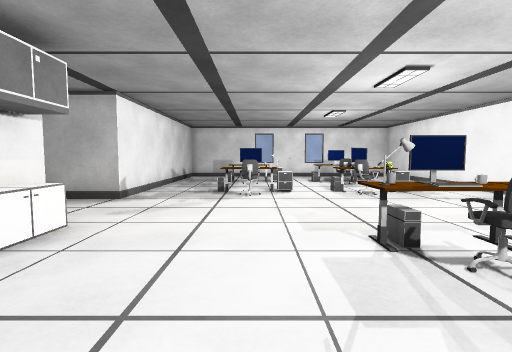
[1] (above)

15 first-person views from a walk through a 3-D level made in the Unity game engine. The camera is 1.2 m above the floor, tilts 4° down and sees 85° across. The floor is counted in squares, 1 m on a side. Each view is taken from the middle of a square. On the plan, view 1 faces up. The plan holds only what a view shows up to about 13 squares ahead; the rest is blank. The place goes on beyond the plan. The player is left out.

[2]
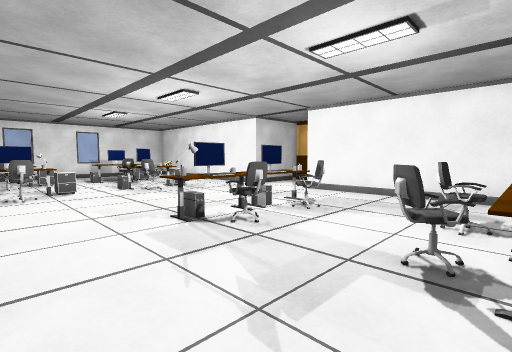

[3]
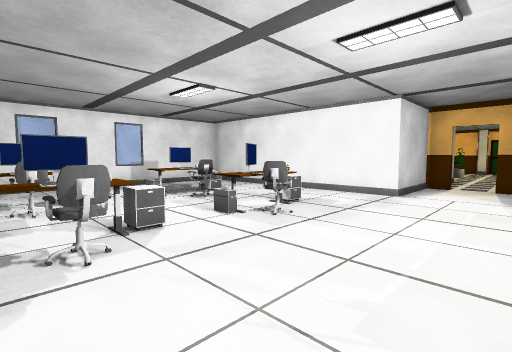

[4]
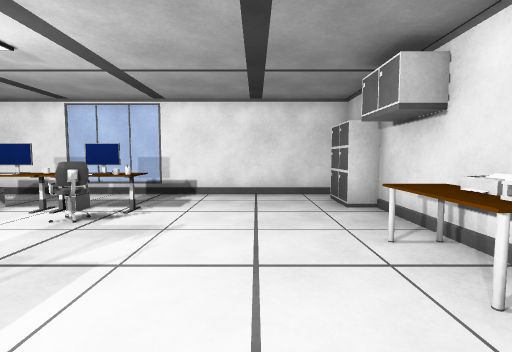

[5]
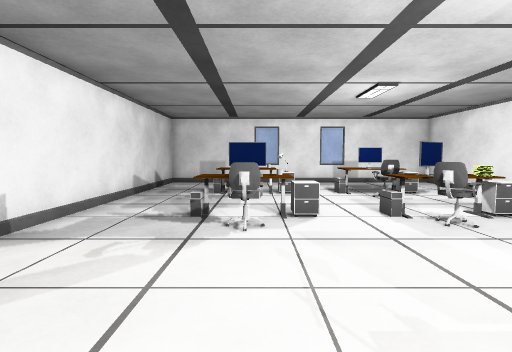

[6]
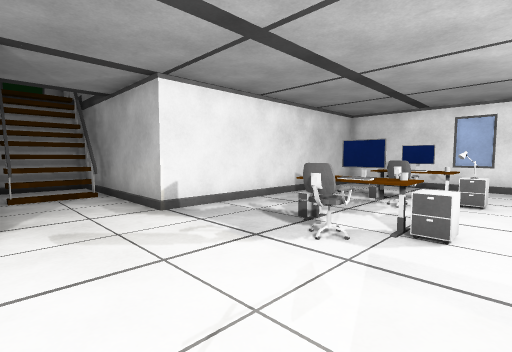

[7]
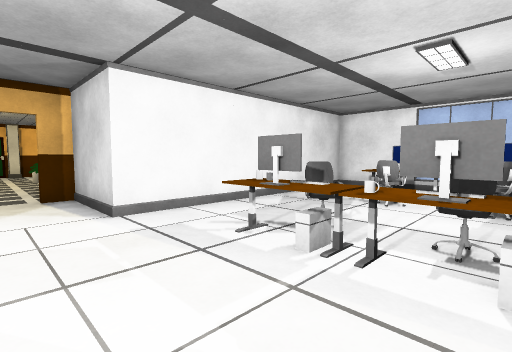

[8]
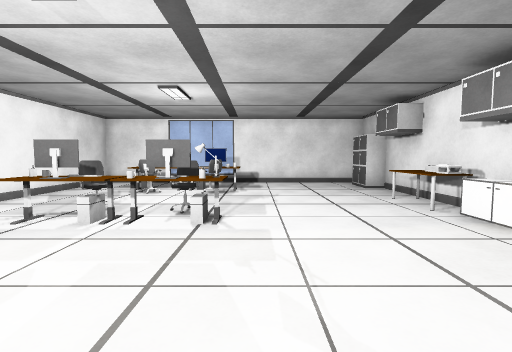

[9]
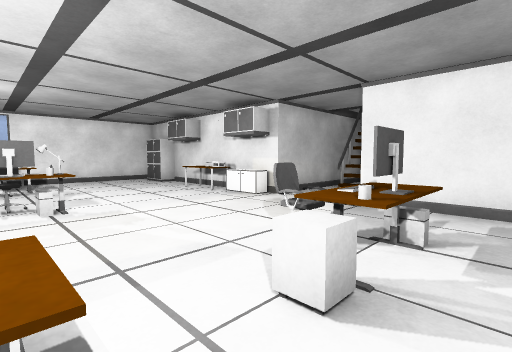

[10]
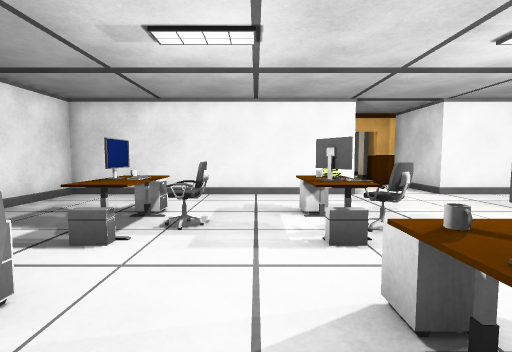

[11]
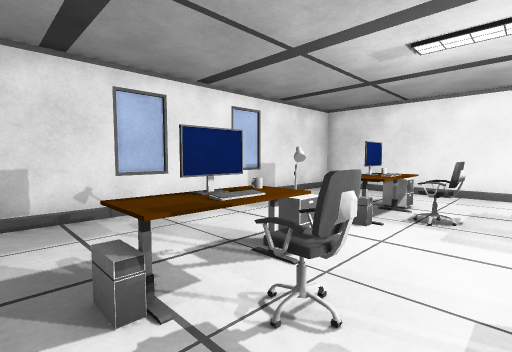

[12]
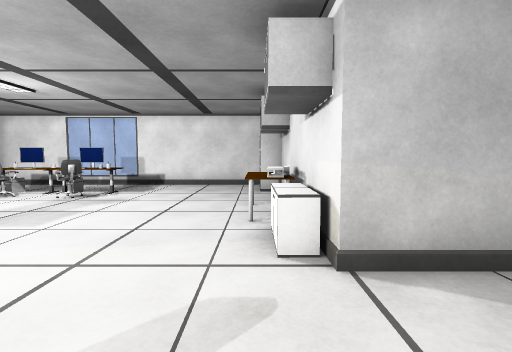

[13]
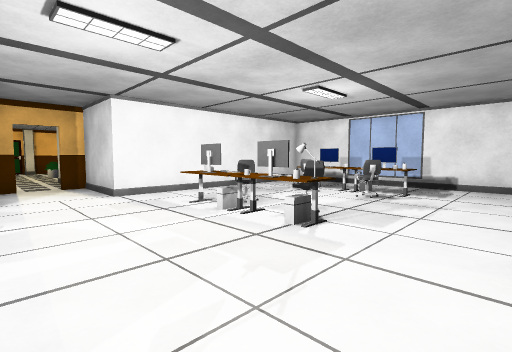

[14]
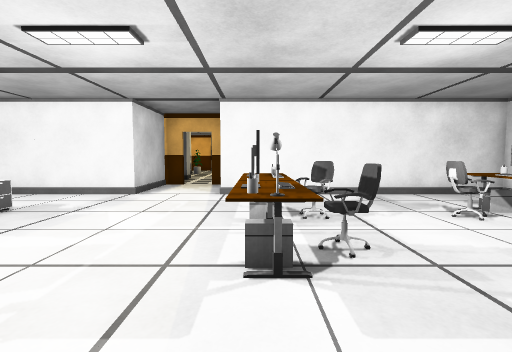

[15]
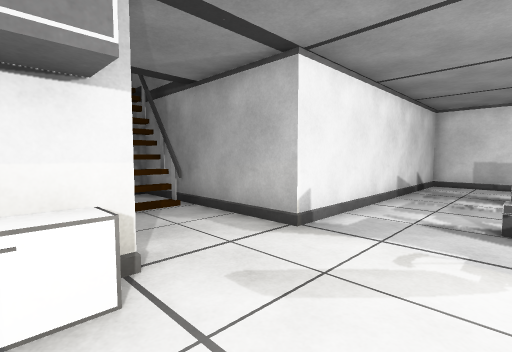

### Floor plan
Points are (right, up) in squares from view 1. A wall is a line through its corners. A room is listed if a view was taken in it or the views show most of it. See-through windows are left out.
Room 1 (views 1, 2, 3, 4, 5, 6, 7, 8, 9, 10, 11, 12, 13, 14, 15)
walls: (10.9, 7) (10.9, 7.9) (7.9, 7.9) (7.9, 16.9) (-3.9, 16.9) (-3.9, 7.9) (-9.9, 7.9) (-9.9, 5.5); (-7.1, 7.4) (-9.3, 7.4) (-9.3, 5.6); (-8.7, 7.6) (-8.7, 5.5); (-9, 7.4) (-9, 5.6); (-3.5, -3.9) (7.9, -3.9) (7.9, 5.1) (10.9, 5.1) (10.9, 5.9); (-9.7, 5.1) (-3.9, 5.1) (-3.9, -1.5)
ways out: gap at (11, 6.5)
objects: cabinet (-4, -3) to (-3, -2); printer (-4, 2) to (-3, 2); cabinet (-4, 3) to (-3, 4); other object (-3, 1); other object (-1, 9); other object (-1, 14); chair (0, 8) to (0, 9); monitor (0, 10); mug (0, 11); chair (0, 12); other object (0, 13); monitor (0, 14); other object (1, -1); cabinet (1, 10); other object (1, 13); other object (2, -2) to (3, -2); other object (2, -1); chair (2, 0) to (3, 0); chair (2, 3) to (3, 3); monitor (2, 4); cabinet (2, 13); other object (3, -1); mug (3, 4); chair (3, 9) to (4, 9); other object (3, 14); other object (4, -2) to (5, -2); other object (4, -1); chair (4, 0) to (5, 0); chair (4, 3) to (5, 3); other object (4, 4); monitor (4, 10); other object (4, 11); chair (4, 12); other object (4, 13); monitor (4, 14); other object (5, -1); other object (5, 4); cabinet (5, 10); cabinet (5, 13); other object (6, 4)

Positions as (right, up) in squares from view 1, and headings:
1: (0, 0), facing up
2: (-1, -1), facing up-right
3: (-1, 5), facing up-right
4: (-1, 5), facing down
5: (0, 4), facing up
6: (2, 5), facing up-left
7: (2, 7), facing down-right
8: (1, 9), facing down
9: (3, 11), facing down-left
10: (-1, 11), facing right
11: (-2, 11), facing up-right
12: (-3, 8), facing down
13: (-1, 8), facing down-right
14: (-1, 4), facing right
15: (-1, 4), facing up-left
